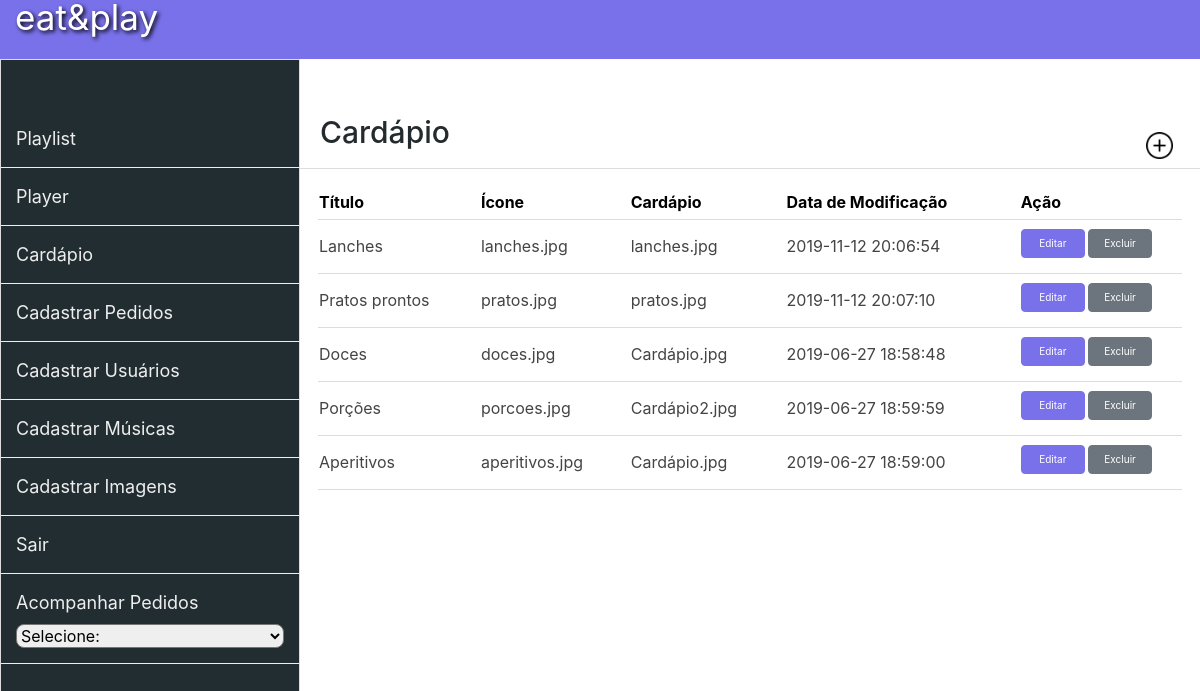
Page /admin/cardapio.php (signed in) on the committed database.
### tables this page shows
CREATE TABLE `menu` (
  `id` int(11) NOT NULL,
  `name` varchar(240) NOT NULL,
  `url_icon` varchar(250) NOT NULL,
  `url_file` varchar(240) NOT NULL,
  `date` datetime NOT NULL
);

### admin/connect.php (called while the page is built, shortened)
<?php
$_SG["conectaServidor"] = true;
$_SG["abreSessao"] = true;
$_SG["caseSentive"] = false;
$_SG["validaSempre"] = true;
$_SG["servidor"] = "localhost";
$_SG["banco"] = "eat_play";
$_SG["usuario"] = "root";
$_SG["senha"] = "";
$_SG["paginaLogin"] = "login.php";
$_SG["tabela"] = "users";
?>

### admin/functions.php (called while the page is built, shortened)
<?php
function selecionar($link, $sql){
	return mysqli_query($link, $sql);
}
?>

### admin/cardapio.php (the view, shortened to what this page needs)
<?php
	include_once "connect.php";
	include_once "functions.php";
?>
<!DOCTYPE html PUBLIC "-//W3C//DTD XHTML 1.0 Transitional//EN" "http://www.w3.org/TR/xhtml1/DTD/xhtml1-transitional.dtd">
<html xmlns="http://www.w3.org/1999/xhtml">
    <head>
        <?php include_once "template/header.php"; ?>
    </head>
    <body>
    <header>
        <a class="logo" href="index.php">eat&play </a>
    </header>
		<?php include_once "template/lateral.php"; ?>
    	<section class="conteudo">
            <div class="titulo">
                <h1>Cardápio</h1>
                <a href="adicionacardapio.php"><img title="Adicionar" src="img/btn_adicionar.png"></a>
            </div>
            <table class="ExibeForm">
            	<thead>
            		<tr>
                    	<th>Título</th>
                        <th>Ícone</th>
                        <th>Cardápio</th>
                        <th>Data de Modificação</th>
                        <th>Ação</th>
                    </tr>
				</thead>
                <tbody>
                <?php
					$sql_select = "SELECT * FROM `menu` ";
					$menu = selecionar($_SG["link"], $sql_select);
					while($selecMenu = mysqli_fetch_assoc($menu)){?>
					<tr>
                    	<td><?php echo $selecMenu['name']; ?></td>
                        <td><?php echo $selecMenu['url_icon']; ?></td>
                        <td><?php echo $selecMenu['url_file']; ?></td>
                        <td><?php echo $selecMenu['date']; ?></td>
                        <td>
                        	<a class="btn btn-primary" href="editar.php?acao=atualizarMenu&id=<?php echo $selecMenu['id']; ?>">Editar</a>
                            <a onClick="return ConfirmarAlteracao()" class="btn btn-secondary" href="query.php?acao=deletarMenu&id=<?php echo $selecMenu['id']; ?>">Excluir</a>
                        </td>
                    </tr>
					<?php
					}?>
                </tbody>
            </table>
        </section>
    </body>
</html>

### admin/template/stlyle.css (style rules this page uses)
html { height:100%; }
body { height:100%; font-family: 'Segoe UI', Tahoma, Geneva, Verdana, sans-serif; margin:0px; }
header { background:#7971ea; padding:15px; margin-top: -2%; text-decoration:none; }
.conteudo { float:right; width:75%; }
table { width:96%; background:#fff; margin-left:2%; padding:10px; margin-top: 20px; }
table tr { border-bottom: 1px solid #ddd; }
th { color:#000; text-align:left; padding-bottom:5px; }
table td { color:#444; border-top:1px solid #ddd; }
table td a { margin-top: 5%; }
.logo { text-decoration: none; font-size: 35px; color: #fff; text-shadow: 2px 2px 4px black; }
.titulo { border-bottom:1px solid #ddd; }
.titulo h1 { padding: 55px 0px 10px 20px ; color:#242b2e; font-size: 30px; width: 90%; }
.titulo a img { width: 3%; height: 3%; float: right; margin-top: -4%; margin-right: 3%; }
.ExibeForm tr td a { margin-bottom: 14px; }
.ExibeForm tr td { font-size: 16px; }

### rows in the picture
menu: name "Lanches", url_icon "lanches.jpg", url_file "lanches.jpg", date "2019-11-12 20:06:54"
menu: name "Pratos prontos", url_icon "pratos.jpg", url_file "pratos.jpg", date "2019-11-12 20:07:10"
menu: name "Doces", url_icon "doces.jpg", url_file "Cardápio.jpg", date "2019-06-27 18:58:48"
menu: name "Porções", url_icon "porcoes.jpg", url_file "Cardápio2.jpg", date "2019-06-27 18:59:59"
menu: name "Aperitivos", url_icon "aperitivos.jpg", url_file "Cardápio.jpg", date "2019-06-27 18:59:00"
